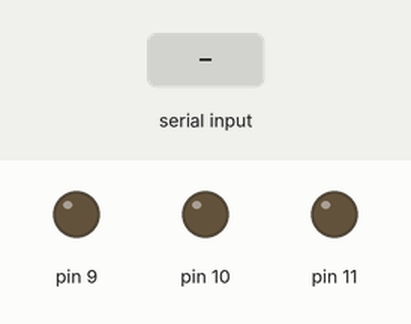
This sketch was run on a simulated Arduino Uno, built with avr-gcc and run on an emulated ATmega328P. On the bench: output pins drawn as LEDs (lit = HIGH). Inputs (shaded band) come from the test bench.

Above: at 1.2 s.
1.3 s: "r\n" received over Serial
At 2.0 s:
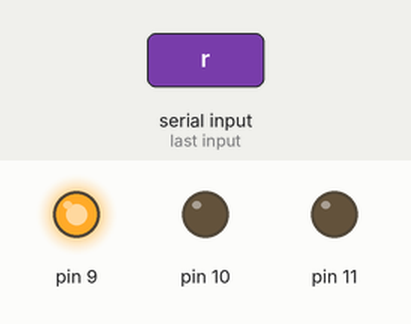
2.8 s: "g\n" received over Serial
At 3.2 s:
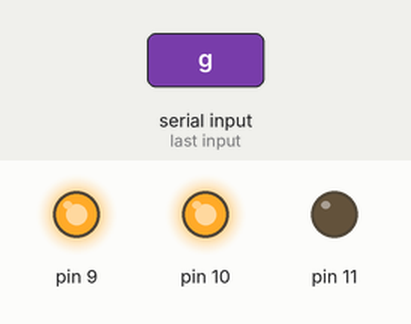
4.3 s: "b\n" received over Serial
At 5.5 s:
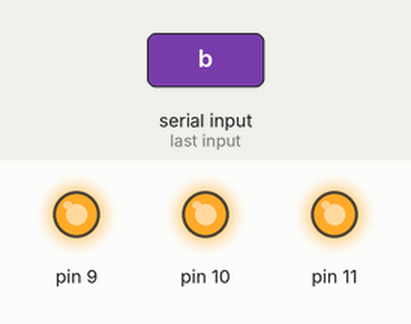
Timing chart, 0 to 7.3 s (numbered marks = the images above; inputs shaded):
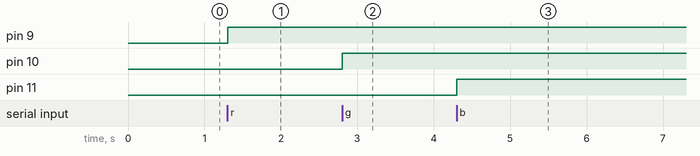

The sketch:

serial_third.ino
```cpp
String msg = "";
String data = "";
unsigned char r, g, b;
char a;


void setup() {
  pinMode(9, OUTPUT);
  pinMode(10, OUTPUT);
  pinMode(11, OUTPUT);

  Serial.begin(9600);
}

void loop() {
  // map value
  //r = map(r, 0, 255, 255, 0);
  //g = map(g, 0, 255, 255, 0);
  //b = map(b, 0, 255, 255, 0);


  while (Serial.available()) {
    a = (char)Serial.read();
    //Serial.println(a);

    if (a == '\n' || a == ' ') {
      msg.trim(); // trim string
      data = msg; //
      msg = "";   // clear
    }
    else {
      msg += a ;
    }


    String value = "";
    char cArray[4];


    if (data.substring(0, 1) == "r" || data.substring(0, 1) == "R" ) {
      value = data.substring(1, data.length());
      //Serial.println("R ");
      //Serial.println(value);
      value.toCharArray(cArray, sizeof(cArray));
      //r = atoi(cArray);
      r = map(atoi(cArray), 0, 255, 255, 0);
    }
    else if (data.substring(0, 1) == "g" || data.substring(0, 1) == "G" ) {
      value = data.substring(1, data.length());
      //Serial.println(value);
      //Serial.println("G ");
      value.toCharArray(cArray, sizeof(cArray));
      g = map(atoi(cArray), 0, 255, 255, 0);
      //g = atoi(cArray);
    }
    else if (data.substring(0, 1) == "b" || data.substring(0, 1) == "B" ) {
      value = data.substring(1, data.length());
      //Serial.println("B ");
      //Serial.println(value);
      value.toCharArray(cArray, sizeof(cArray));
      b = map(atoi(cArray), 0, 255, 255, 0);
      //b = atoi(cArray);
    }
    else if (data.substring(0, 1) == "clr" || data.substring(0, 1) == "CLR") {
      r = 255;
      g = 255;
      b = 255;
    }


    analogWrite(9, r);
    analogWrite(10, g);
    analogWrite(11, b);
  }
}
```

Measured:
- after the input at 1.3 s, pin 9: LOW → HIGH at once
- after the input at 2.8 s, pin 10: LOW → HIGH at once
- after the input at 4.3 s, pin 11: LOW → HIGH at once
